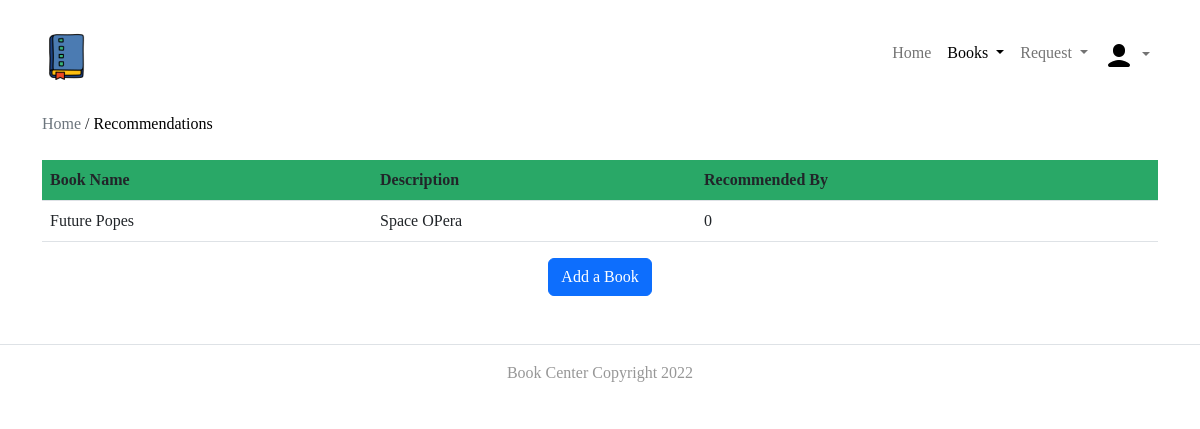
The app's page /Admin/recommendations.php with its own data.
### tables this page shows
CREATE TABLE `rekomendasi_buku` (
  `Id_rekomendasi` int(20) NOT NULL,
  `Id_anggota` int(20) DEFAULT NULL,
  `Judul_buku` varchar(50) DEFAULT NULL,
  `Deskripsi` varchar(50) DEFAULT NULL
);

### Admin/recommendations.php (the view, shortened to what this page needs)
<?php
$conn=mysqli_connect('localhost','root','','bookscenter');
?>
<!DOCTYPE html>
<html lang="en">
    <head>
        <link rel="stylesheet" href="css/bootstrap.min.css">
        <link rel="stylesheet" href="css/style.css">
    </head>
    <body>
    <nav class="navbar navbar-expand-lg mb-4 mt-4">
            <div class="container">
            <a alt="cek" href = "/"><img src="img/logo.png"></a>
            <div class="collapse navbar-collapse" id="navbarSupportedContent">
                <ul class="navbar-nav w-100 d-flex justify-content-end">
                    <li class="nav-item">
                        <a class="nav-link " aria-current="page" href="index.php">Home</a>
                    </li>
                    <li class="nav-item dropdown">
                        <a class="text-black nav-link dropdown-toggle" href="" role="button" data-bs-toggle="dropdown" aria-expanded="false">
                            Books
                        </a>
                    </li>
                    <li class="nav-item dropdown">
                        <a class="nav-link dropdown-toggle" href="" role="button" data-bs-toggle="dropdown" aria-expanded="false">
                            Request
                        </a>
                    </li>
                    <li class="nav-item dropdown">
                        <a class="nav-link dropdown-toggle" href="" role="button" data-bs-toggle="dropdown" aria-expanded="false">
                        <img src="img/user.png" class="nav-avatar" />
                        </a>
                    </li>
                </ul>
            </div>
            </div>
    </nav>
        <div class="wrapper">
            <div class="container">
                <a href="index.php" class="text-muted text-decoration-none">Home</a> /
                <a href="recommendations.php" class="active text-decoration-none text-black">Recommendations</a>
                <div class="row mt-4">
                    <div class="span9">
                        <table class="table" id = "tables">
                            <thead style="background-color: #29A867;">
                             <tr>
                               <th>Book Name</th>
                               <th>Description</th>
                               <th>Recommended By</th>
                             </tr>
                            </thead>
                            <tbody>
                            <?php
                            $sql="select * from rekomendasi_buku";
                            $result=$conn->query($sql);
                            while($row=$result->fetch_assoc())
                            {
                                $bookname=$row['Judul_buku'];
                                $description=$row['Deskripsi'];
                                $rollno=$row['Id_anggota'];
                            ?>
                                    <tr>
                                      <td><?php echo $bookname ?></td>
                                      <td><?php echo $description?></td>
                                      <td><?php echo strtoupper($rollno)?></td>
                                    </tr>
                               <?php } ?>
                            </tbody>
                        </table>
                        <center>
                        <a href="addbook.php" class="btn btn-primary">Add a Book</a>
                        </center>
                    </div>
                </div>
            </div>
        </div>
        <footer class="border-top footer mt-5">
        <div class="d-flex justify-content-center mt-3">
          <p> Book Center Copyright 2022</p>
        </div>
        </footer>
    </body>
</html>

### Admin/css/style.css (style rules this page uses)
body { font-family: 'Poppins'; }
footer { color: #979797; text-align: center; margin-top: auto; }

### records on screen
rekomendasi_buku: Judul_buku "Future Popes", Deskripsi "Space OPera", Id_anggota "0"
